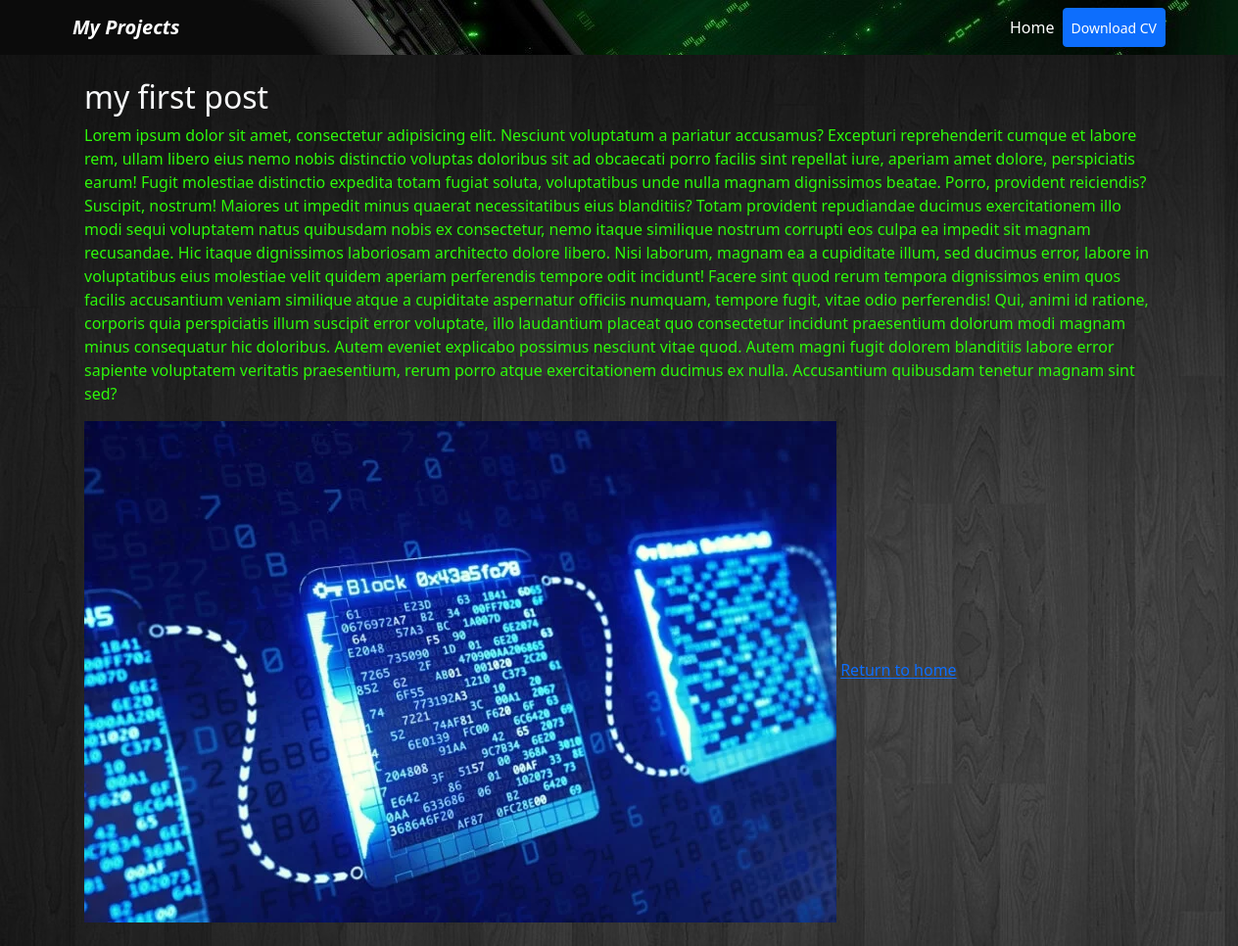
The app's page /blog/4, older data.
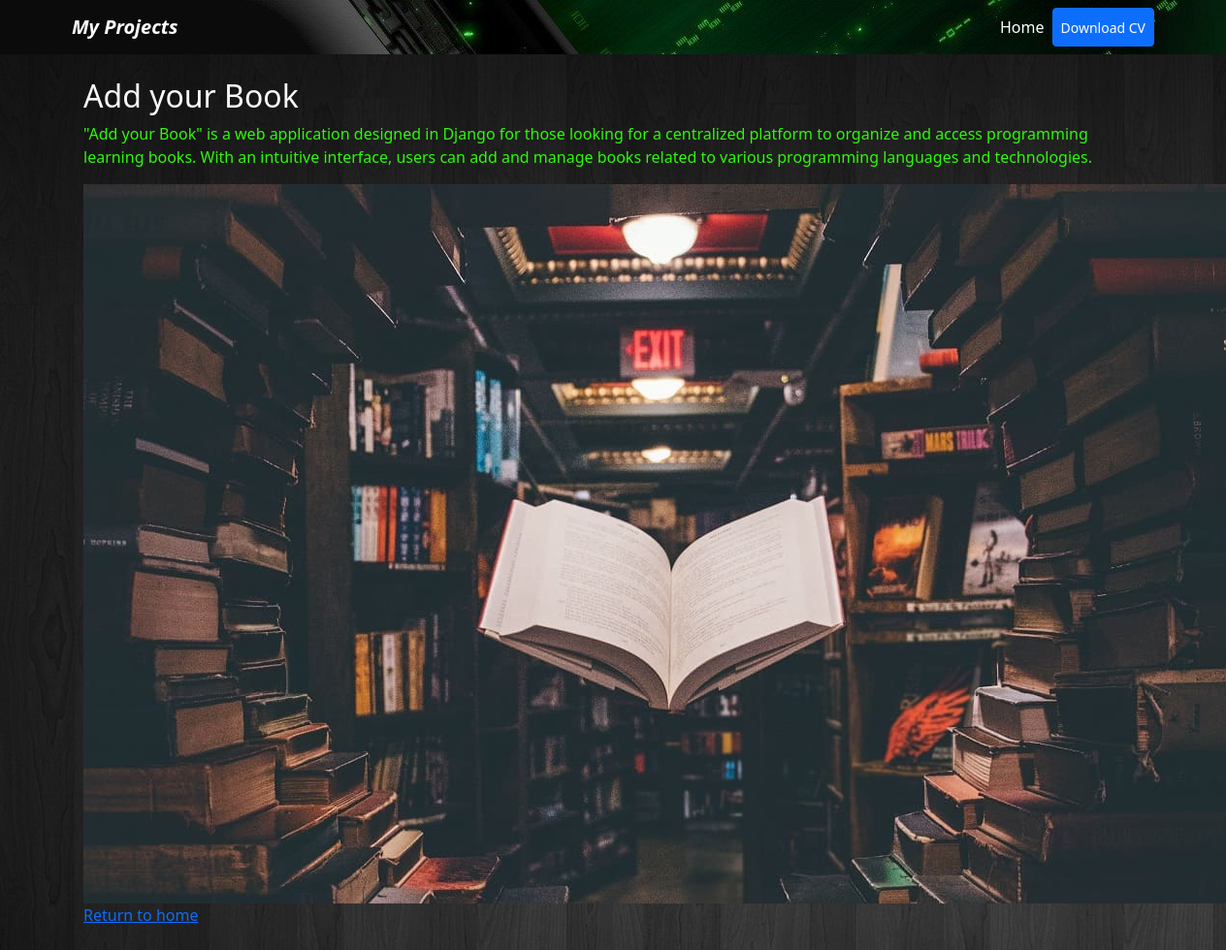
The same page, newer data.
### blog/models.py (models this page shows)
class Post(models.Model):
    tittle = models.CharField(max_length=100)
    description = models.TextField()
    image = models.ImageField(upload_to='blog/images/')
    url = URLField(blank=True)

### blog/views.py (the view)
# urls.py: path('<int:post_id>', post_details, name="post_details"),    # numero entero int post es el / y id el numero id
def post_details(request, post_id):
    vista = get_object_or_404(Post, pk=post_id)
    return render(request, 'post_details.html', {'vistas': vista})

### blog/templates/post_details.html
{% extends 'layout.html' %}
{% block content %}
<h2>{{vistas.tittle}}</h2>
<p>{{vistas.description}}</p>
<img src="{{vistas.image.url}}" alt="{{post.title}}">
<a href="{% url 'home' %}">Return to home</a>
{% endblock content %}

Row changes from the older to the newer data that the page shows:
changed Post: tittle "my first post" → "Add your Book"; description "Lorem ipsum dolor sit amet, consectetur adipisicing elit. Nesciunt voluptatum a pariatur accusamus? Excepturi reprehenderit cumque et labore rem, ullam libero eius nemo nobis distinctio voluptas doloribus sit ad obcaecati porro facilis sint repellat iure, aperiam amet dolore, perspiciatis earum! Fugit molestiae distinctio expedita totam fugiat soluta, voluptatibus unde nulla magnam dignissimos beatae. Porro, provident reiciendis? Suscipit, nostrum! Maiores ut impedit minus quaerat necessitatibus eius blanditiis? Totam provident repudiandae ducimus exercitationem illo modi sequi voluptatem natus quibusdam nobis ex consectetur, nemo itaque similique nostrum corrupti eos culpa ea impedit sit…" → "\"Add your Book\" is a web application designed in Django for those looking for a centralized platform to organize and access programming learning books. With an intuitive interface, users can add and manage books related to various programming languages and technologies."; image: a different picture
